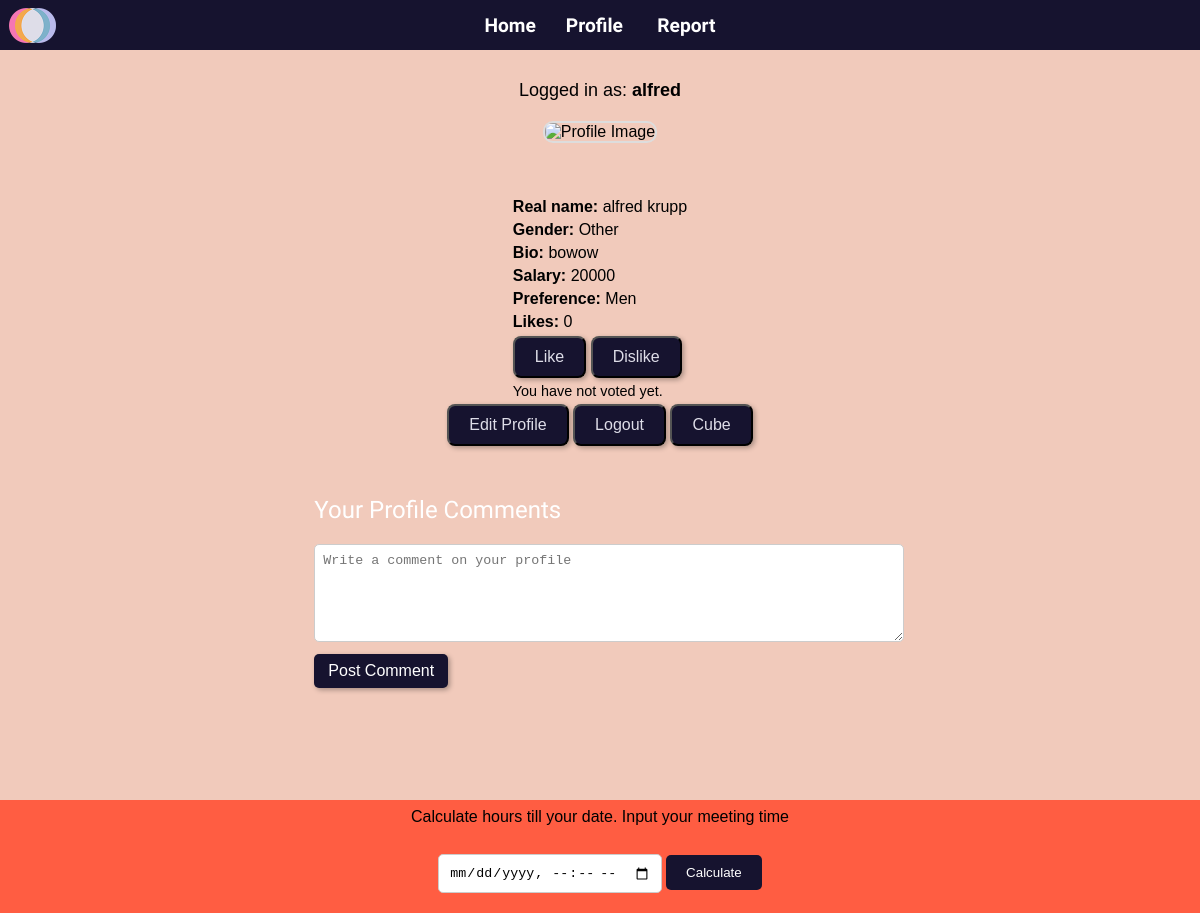
/root/profile/index.php (signed in), run on the app's committed database.
### tables this page shows
CREATE TABLE `profiles` (
  `id` bigint NOT NULL,
  `username` varchar(30) NOT NULL,
  `realname` varchar(50) NOT NULL,
  `zipcode` varchar(20) NOT NULL,
  `bio` varchar(255) NOT NULL,
  `salary` int NOT NULL,
  `preference` int NOT NULL,
  `gender` int NOT NULL DEFAULT '2' COMMENT '0=male, 1=female, 2=other',
  `email` varchar(40) NOT NULL,
  `likes` int DEFAULT NULL,
  `role` int NOT NULL DEFAULT '1',
  `passhash` varchar(255) NOT NULL,
  `is_softbanned` tinyint NOT NULL DEFAULT '0'
);

### root/profile/index.php (the view, shortened to what this page needs)
<?php
$userDetails = [];
if (isset($_SESSION['username'])) {
    $conn = create_conn();
$stmt = $conn->prepare("SELECT id, realname, bio, salary, preference, gender, likes, role FROM profiles WHERE username = :u");
    $stmt->execute([':u' => $_SESSION['username']]);
    $userDetails = $stmt->fetch(PDO::FETCH_ASSOC) ?: [];
}
?>
<!DOCTYPE html>
<html lang="en">
<head>
    <link rel="stylesheet" href="../mainStyle.css">
    <link rel="stylesheet" href="../profile/profileStylesheet.css">
    <link rel="stylesheet" href="../scripts/scripts.css">
</head>
<body data-profile-owner-id="<?php echo (int)($userDetails['id'] ?? 0); ?>" data-current-user-role="<?php echo (int)($userDetails['role'] ?? 0); ?>">
    <?php include "../scripts/nav.php"; ?>
    <div id="pageContentCentering">
        <div id="profileBox">
            <?php
            if (isset($_SESSION["username"]))
                print("<div id='user'>Logged in as: <span class='bold-text'>" . $_SESSION["username"] . "</span></div>")
            ?>
                <div class="profileImageDisplay">
                    <img src="../media/upload/<?php echo $_SESSION["username"] ?>_profile.jpg" alt="Profile Image">
                </div>
            <?php if (!empty($userDetails)): ?>
                <div class="profileInfo">
                    <p><strong>Real name:</strong> <?php echo htmlspecialchars($userDetails['realname']); ?></p>
                    <p><strong>Gender:</strong> <?php
                    $mapgender = ['0'=> 'Man', '1'=>'Woman', '2'=>'Other'];
                    echo $mapgender[$userDetails['gender']]; ?></p>
                    <p><strong>Bio:</strong> <?php echo htmlspecialchars($userDetails['bio']); ?></p>
                    <p><strong>Salary:</strong> <?php echo htmlspecialchars($userDetails['salary']); ?></p>
                    <p><strong>Preference:</strong> <?php
                        $map = ['0'=> 'All', '1'=>'Men', '2'=>'Women', '3'=>'Other'];
                        echo $map[$userDetails['preference']] ?? 'Unknown';
                    ?></p>
                    <p><strong>Likes:</strong> <span id="profileLikeCount"><?php echo htmlspecialchars($userDetails['likes'] ?? '0'); ?></span></p>
                    <div id="profileVoteArea">
                        <button id="profileLikeBtn" type="button">Like</button>
                        <button id="profileDislikeBtn" type="button">Dislike</button>
                        <p id="profileVoteStatus" class="vote-status">You have not voted yet.</p>
                    </div>
                </div>
            <?php endif; ?>
            <div>
                <button type="button" onclick="location.href='../profile/editProfile.php'">Edit Profile</button>
                <button type="button" onclick="location.href='../scripts/logout.php'">Logout</button>
                <button onclick="location.href='../scripts/cube.php'">Cube</button>
            </div>
            <div id="profileCommentsSection">
                <h2>Your Profile Comments</h2>
                <form id="profileCommentForm">
                    <textarea id="profileCommentText" placeholder="Write a comment on your profile" rows="4" cols="50" required></textarea>
                    <button type="submit">Post Comment</button>
                </form>
            </div>
        </div>
        <div id="dateTimeBox">
            <form action="../scripts/timeToDate.php" method="get">
                <label for="dateTimeInput">Calculate hours till your date. Input your meeting time</label><br><br>
                <input type="datetime-local" id="dateTimeInput" name="dateTimeInput">
                <input type="submit" value="Calculate">
            </form>
        </div>
</body>
</html>

### root/mainStyle.css (style rules this page uses)
:root { --collight: #FF5D42; --colbg: #f1cabb; --colaccent: #7823A4; --coldarker: #403772; --coletc: #ffffff; --colnav: #16132f; --accentsky: #B9BAEBff; --sky: #7EB1CAff; --white: #DEDDE8ff; --contrast: #F3A84Eff; --contrast2: #F576B3ff; --contrast3: #B371BDff; }
html { height: 100%; background-color: var(--collight); margin: 0; padding: 0; box-sizing: border-box; }
body { font-family: 'Zalando Sans Expanded', sans-serif; margin: 0; padding: 0; background-color: var(--colbg); height: 100vh; height: 100dvh; }
button { background-color: var(--colnav); color: var(--white); box-shadow: 2px 2px 5px rgba(0, 0, 0, 0.3); border-radius: 8px; padding: 10px 20px; font-size: 16px; cursor: pointer; }
h1, h2, h3, h4, h5 { font-family: "Michroma", sans-serif; font-weight: 400; font-style: normal; color: white; }

### root/profile/profileStylesheet.css (style rules this page uses)
#pageContentCentering { display: flex; justify-content: center; flex-direction: column; align-items: center; }
#profileBox { display: flex; flex-direction: column; align-items: center; margin-top: 30px; }
.profileImageDisplay { text-align: center; margin-bottom: 30px; }
.profileImageDisplay img { max-width: 300px; max-height: 300px; width: auto; height: auto; border-radius: 10px; object-fit: cover; border: 2px solid #ddd; }
#user { margin-bottom: 20px; font-size: 18px; }
#dateTimeBox { margin-top: 100px; text-align: center; }
input[type="submit"] { padding: 10px 20px; background-color: var(--colnav); color: white; border: none; border-radius: 5px; cursor: pointer; }
input[type="dateTime-local"] { padding: 10px; margin-top: 10px; margin-bottom: 20px; border: 1px solid #ccc; border-radius: 5px; }
.profileInfo { margin-top: 20px; text-align: left; }
.profileInfo p { margin: 5px 0; }
#profileCommentsSection { margin-top: 30px; width: 100%; max-width: 800px; }
#profileCommentsSection form { margin-bottom: 20px; }
#profileCommentsSection textarea { width: 100%; min-height: 80px; padding: 8px; border: 1px solid #ccc; border-radius: 5px; resize: vertical; }
#profileCommentsSection button { margin-top: 8px; padding: 8px 14px; border: none; border-radius: 5px; background-color: #16132f; color: #fff; cursor: pointer; }

### root/scripts/scripts.css (style rules this page uses)
:root { --success-color: #2f8f2f; --error-color: #c0392b; --info-color: #303030; }
.bold-text { font-weight: bold; }
.vote-status { margin-top: 8px; font-size: 0.9rem; }

### data on the page
profiles: realname "alfred krupp", gender "Other", bio "bowow", salary "20000", preference "Men", likes "0"

### other printed values
$_SESSION["username"] "alfred"
